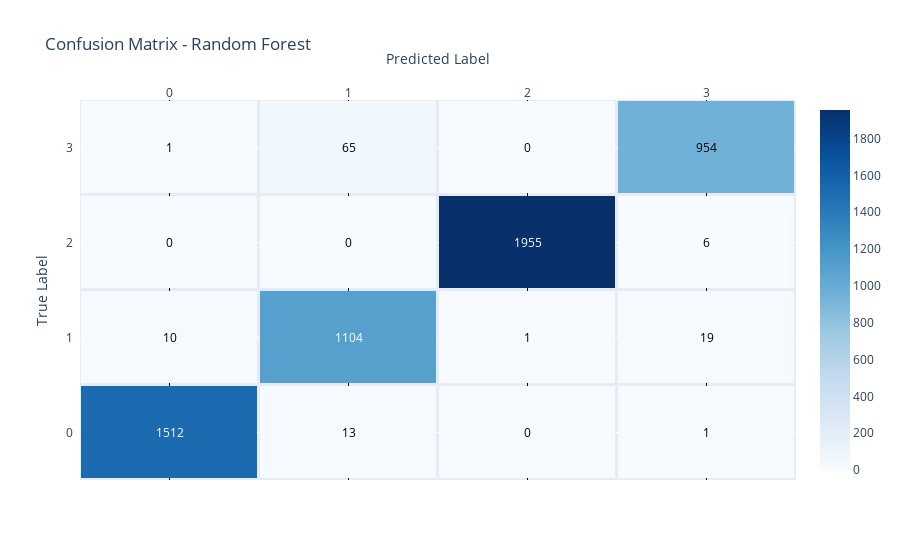

The cell this chart's notebook holds for it:
### Markdown cell above
## Confusion Matrix Plot

### Code cell
# Compute confusion matrix
cm = confusion_matrix(y_test, y_pred)
labels = rf_model.classes_  # Unique class labels

# Convert to string for axis labels
labels_str = [str(label) for label in labels]

# Create annotated heatmap
fig = ff.create_annotated_heatmap(
    z=cm,
    x=labels_str,
    y=labels_str,
    colorscale='Blues',
    showscale=True,
    hoverinfo="z",
    xgap=3,
    ygap=3
)

fig.update_layout(
    title="Confusion Matrix - Random Forest",
    xaxis=dict(title='Predicted Label'),
    yaxis=dict(title='True Label')
)

fig.show()

### Figure 1 — Plotly figure (JSON) as saved in the notebook; plotly's stock layout.template omitted (floating-point values rounded to 4 significant figures)
{"data": [{"colorscale": [[0, "rgb(247,251,255)"], [0.125, "rgb(222,235,247)"], [0.25, "rgb(198,219,239)"], [0.375, "rgb(158,202,225)"], [0.5, "rgb(107,174,214)"], [0.625, "rgb(66,146,198)"], [0.75, "rgb(33,113,181)"], [0.875, "rgb(8,81,156)"], [1, "rgb(8,48,107)"]], "hoverinfo": "z", "reversescale": false, "showscale": true, "type": "heatmap", "x": ["0", "1", "2", "3"], "xgap": 3, "y": ["0", "1", "2", "3"], "ygap": 3, "z": [[1512, 13, 0, 1], [10, 1104, 1, 19], [0, 0, 1955, 6], [1, 65, 0, 954]]}], "layout": {"annotations": [{"font": {"color": "#FFFFFF"}, "showarrow": false, "text": "1512", "x": "0", "xref": "x", "y": "0", "yref": "y"}, {"font": {"color": "#000000"}, "showarrow": false, "text": "13", "x": "1", "xref": "x", "y": "0", "yref": "y"}, {"font": {"color": "#000000"}, "showarrow": false, "text": "0", "x": "2", "xref": "x", "y": "0", "yref": "y"}, {"font": {"color": "#000000"}, "showarrow": false, "text": "1", "x": "3", "xref": "x", "y": "0", "yref": "y"}, {"font": {"color": "#000000"}, "showarrow": false, "text": "10", "x": "0", "xref": "x", "y": "1", "yref": "y"}, {"font": {"color": "#FFFFFF"}, "showarrow": false, "text": "1104", "x": "1", "xref": "x", "y": "1", "yref": "y"}, {"font": {"color": "#000000"}, "showarrow": false, "text": "1", "x": "2", "xref": "x", "y": "1", "yref": "y"}, {"font": {"color": "#000000"}, "showarrow": false, "text": "19", "x": "3", "xref": "x", "y": "1", "yref": "y"}, {"font": {"color": "#000000"}, "showarrow": false, "text": "0", "x": "0", "xref": "x", "y": "2", "yref": "y"}, {"font": {"color": "#000000"}, "showarrow": false, "text": "0", "x": "1", "xref": "x", "y": "2", "yref": "y"}, {"font": {"color": "#FFFFFF"}, "showarrow": false, "text": "1955", "x": "2", "xref": "x", "y": "2", "yref": "y"}, {"font": {"color": "#000000"}, "showarrow": false, "text": "6", "x": "3", "xref": "x", "y": "2", "yref": "y"}, {"font": {"color": "#000000"}, "showarrow": false, "text": "1", "x": "0", "xref": "x", "y": "3", "yref": "y"}, {"font": {"color": "#000000"}, "showarrow": false, "text": "65", "x": "1", "xref": "x", "y": "3", "yref": "y"}, {"font": {"color": "#000000"}, "showarrow": false, "text": "0", "x": "2", "xref": "x", "y": "3", "yref": "y"}, {"font": {"color": "#000000"}, "showarrow": false, "text": "954", "x": "3", "xref": "x", "y": "3", "yref": "y"}], "title": {"text": "Confusion Matrix - Random Forest"}, "xaxis": {"dtick": 1, "gridcolor": "rgb(0, 0, 0)", "side": "top", "ticks": "", "title": {"text": "Predicted Label"}}, "yaxis": {"dtick": 1, "ticks": "", "ticksuffix": "  ", "title": {"text": "True Label"}}}}
